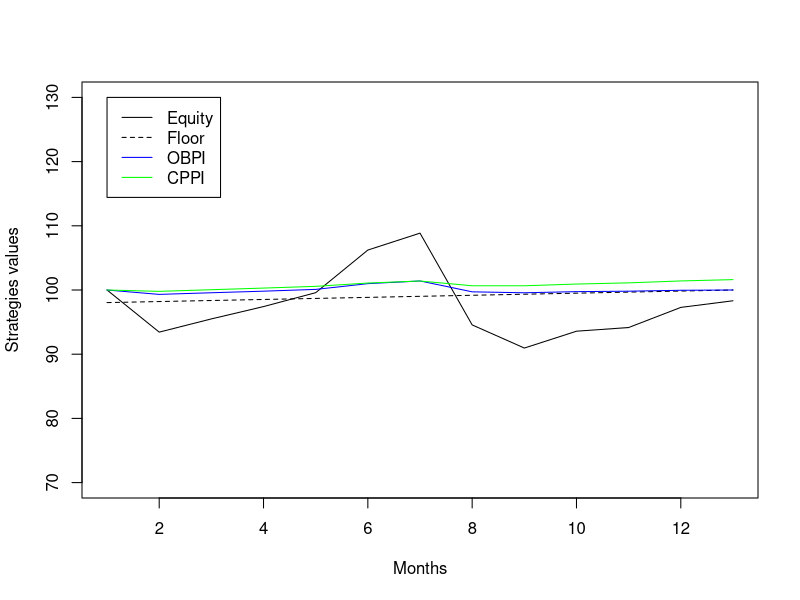

The R source for this figure:
#Packages
library(tidyverse)
library(scales)

# Initial variables
mu <- 0.05
sigma <- 0.20

# Simulation methodology
delta <- 1 / 12
mat <- 1
rf <- 0.02
strike <- 100
stress_1 <- 0.35
tol <- 0

set.seed(1234)

n <- mat / delta
u <- runif(n)

# Moments on simulation path
rf1 <- (1 + rf) ^ delta - 1
mu1 <- (1 + mu) ^ delta - 1
sigma1 <- sigma * sqrt(delta)

# Stock simulation
r <- qnorm(u, mu1, sigma1)
rPRN <- qnorm(u, rf1, sigma1)

equity <- numeric(n + 1)
equityRNP <- numeric(n + 1)
equity[1] <- strike
equityRNP[1] <- strike

for (i in 1:n)
{
  equity[i + 1] <- equity[i] * (1 + r[i])
  equityRNP[i + 1] <- equityRNP[i] * (1 + rPRN[i])
}

# Call simulation
call <- numeric(n + 1)
call[n + 1] <- max(0, equityRNP[n + 1] - strike)

for (i in 1:n)
{
  d0 <-
    ((rf - sigma ^ 2 / 2) * (mat - (i - 1) * delta) + log(equityRNP[i] / strike)) /
    (sigma * sqrt(mat - (i - 1) * delta))
  d1 <- d0 + sigma * sqrt(mat - (i - 1) * delta)
  call[i] <-
    equityRNP[i] * pnorm(d1) - strike * exp(-rf * (mat - (i - 1) * delta)) *
    pnorm(d0)
}

# Floor simulation
floor <- numeric(n + 1)

for (i in 1:(n + 1))
{
  floor[i] <- strike / (1 + rf) ^ (mat - (i - 1) * delta)
}

# OBPI simulation
obpi_call <- numeric(n + 1)
obpi_call[1] <- strike
gearing <- (obpi_call[1] - floor[1]) / call[1]

for (i in 1:n)
{
  obpi_call[i + 1] <- floor[i + 1] + gearing * call[i + 1]
}

# CPPI simulation
cppi <- numeric(n + 1)
cushion <- numeric(n + 1)
multiplier <- numeric(n + 1)
expo_exante <- numeric(n + 1)
expo_expost <- numeric(n + 1)
cppi[1] <- strike
cushion[1] <- cppi[1] - floor[1]
multiplier[1] <- 1 / stress_1
expo_exante[1] <- multiplier[1] * cushion[1]
expo_expost[1] <- expo_exante[1]
boundary_inf <- multiplier[1] * (1 - tol)
boundary_sup <- multiplier[1] * (1 + tol)

for (i in 1:n)
{
  expo_exante[i + 1] <- expo_expost[i] * equity[i + 1] / equity[i]
  cppi[i + 1] <-
    expo_exante[i + 1] + (cppi[i] - expo_expost[i]) * floor[i + 1] / floor[i]
  cushion[i + 1] <- cppi[i + 1] - floor[i + 1]
  multiplier[i + 1] <- expo_exante[i + 1] / cushion[i + 1]
  expo_expost[i + 1] <-
    ifelse(
      multiplier[i + 1] < boundary_inf ||
        multiplier[i + 1] > boundary_sup,
      multiplier[1],
      multiplier[i + 1]
    ) * ifelse(cushion[i + 1] < 0, 0, cushion[i + 1])
}

plot(equity, type = 'l', ylab = 'Strategies values', xlab = 'Months', ylim = c(70, 130))
lines(floor, lty = 2)
lines(obpi_call, col = 'blue')
lines(cppi, col = 'green')
leg.txt <- c("Equity", "Floor", "OBPI", "CPPI")
legend(1, 130, leg.txt, col = c("black", "black", "blue", "green"), lty = c(1, 2, 1, 1))